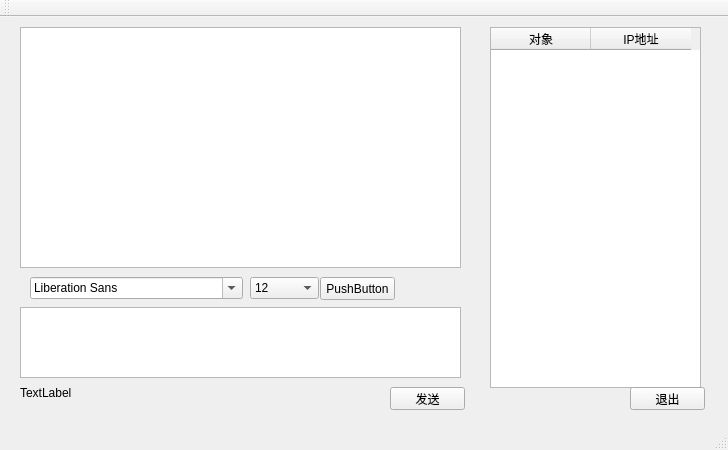
<?xml version="1.0" encoding="UTF-8"?>
<ui version="4.0">
 <class>ChatDialog</class>
 <widget class="QMainWindow" name="ChatDialog">
  <property name="geometry">
   <rect>
    <x>0</x>
    <y>0</y>
    <width>728</width>
    <height>450</height>
   </rect>
  </property>
  <property name="sizePolicy">
   <sizepolicy hsizetype="Preferred" vsizetype="Preferred">
    <horstretch>0</horstretch>
    <verstretch>0</verstretch>
   </sizepolicy>
  </property>
  <property name="minimumSize">
   <size>
    <width>728</width>
    <height>450</height>
   </size>
  </property>
  <property name="windowTitle">
   <string>ChatDialog</string>
  </property>
  <widget class="QWidget" name="centralWidget">
   <widget class="QTextBrowser" name="msgBrowser">
    <property name="geometry">
     <rect>
      <x>20</x>
      <y>10</y>
      <width>441</width>
      <height>241</height>
     </rect>
    </property>
   </widget>
   <widget class="TextEdit_new" name="msgTxtEdit">
    <property name="geometry">
     <rect>
      <x>20</x>
      <y>290</y>
      <width>441</width>
      <height>71</height>
     </rect>
    </property>
   </widget>
   <widget class="QTableWidget" name="usrTblWidget">
    <property name="geometry">
     <rect>
      <x>490</x>
      <y>10</y>
      <width>211</width>
      <height>361</height>
     </rect>
    </property>
    <property name="selectionMode">
     <enum>QAbstractItemView::SingleSelection</enum>
    </property>
    <property name="selectionBehavior">
     <enum>QAbstractItemView::SelectRows</enum>
    </property>
    <property name="showGrid">
     <bool>false</bool>
    </property>
    <column>
     <property name="text">
      <string>对象</string>
     </property>
    </column>
    <column>
     <property name="text">
      <string>IP地址</string>
     </property>
    </column>
   </widget>
   <widget class="QFontComboBox" name="fontCbx">
    <property name="geometry">
     <rect>
      <x>30</x>
      <y>260</y>
      <width>213</width>
      <height>22</height>
     </rect>
    </property>
   </widget>
   <widget class="QComboBox" name="sizeCbx">
    <property name="geometry">
     <rect>
      <x>250</x>
      <y>260</y>
      <width>69</width>
      <height>22</height>
     </rect>
    </property>
    <property name="currentIndex">
     <number>4</number>
    </property>
    <item>
     <property name="text">
      <string>8</string>
     </property>
    </item>
    <item>
     <property name="text">
      <string>9</string>
     </property>
    </item>
    <item>
     <property name="text">
      <string>10</string>
     </property>
    </item>
    <item>
     <property name="text">
      <string>11</string>
     </property>
    </item>
    <item>
     <property name="text">
      <string>12</string>
     </property>
    </item>
    <item>
     <property name="text">
      <string>13</string>
     </property>
    </item>
    <item>
     <property name="text">
      <string>14</string>
     </property>
    </item>
    <item>
     <property name="text">
      <string>15</string>
     </property>
    </item>
    <item>
     <property name="text">
      <string>16</string>
     </property>
    </item>
    <item>
     <property name="text">
      <string>17</string>
     </property>
    </item>
    <item>
     <property name="text">
      <string>18</string>
     </property>
    </item>
    <item>
     <property name="text">
      <string>22</string>
     </property>
    </item>
    <item>
     <property name="text">
      <string>19</string>
     </property>
    </item>
    <item>
     <property name="text">
      <string>20</string>
     </property>
    </item>
    <item>
     <property name="text">
      <string>21</string>
     </property>
    </item>
   </widget>
   <widget class="QPushButton" name="sendBtn">
    <property name="geometry">
     <rect>
      <x>390</x>
      <y>370</y>
      <width>75</width>
      <height>23</height>
     </rect>
    </property>
    <property name="text">
     <string>发送</string>
    </property>
   </widget>
   <widget class="QLabel" name="usrNumLbl">
    <property name="geometry">
     <rect>
      <x>20</x>
      <y>370</y>
      <width>54</width>
      <height>12</height>
     </rect>
    </property>
    <property name="text">
     <string>TextLabel</string>
    </property>
   </widget>
   <widget class="QPushButton" name="exitBtn">
    <property name="geometry">
     <rect>
      <x>630</x>
      <y>370</y>
      <width>75</width>
      <height>23</height>
     </rect>
    </property>
    <property name="text">
     <string>退出</string>
    </property>
   </widget>
   <widget class="QPushButton" name="pushButton">
    <property name="geometry">
     <rect>
      <x>320</x>
      <y>260</y>
      <width>75</width>
      <height>23</height>
     </rect>
    </property>
    <property name="text">
     <string>PushButton</string>
    </property>
   </widget>
  </widget>
  <widget class="QMenuBar" name="menuBar">
   <property name="geometry">
    <rect>
     <x>0</x>
     <y>0</y>
     <width>728</width>
     <height>23</height>
    </rect>
   </property>
  </widget>
  <widget class="QToolBar" name="mainToolBar">
   <attribute name="toolBarArea">
    <enum>TopToolBarArea</enum>
   </attribute>
   <attribute name="toolBarBreak">
    <bool>false</bool>
   </attribute>
  </widget>
  <widget class="QStatusBar" name="statusBar"/>
 </widget>
 <layoutdefault spacing="6" margin="11"/>
 <customwidgets>
  <customwidget>
   <class>TextEdit_new</class>
   <extends>QTextEdit</extends>
   <header location="global">textedit_new.h</header>
  </customwidget>
 </customwidgets>
 <resources/>
 <connections/>
</ui>
